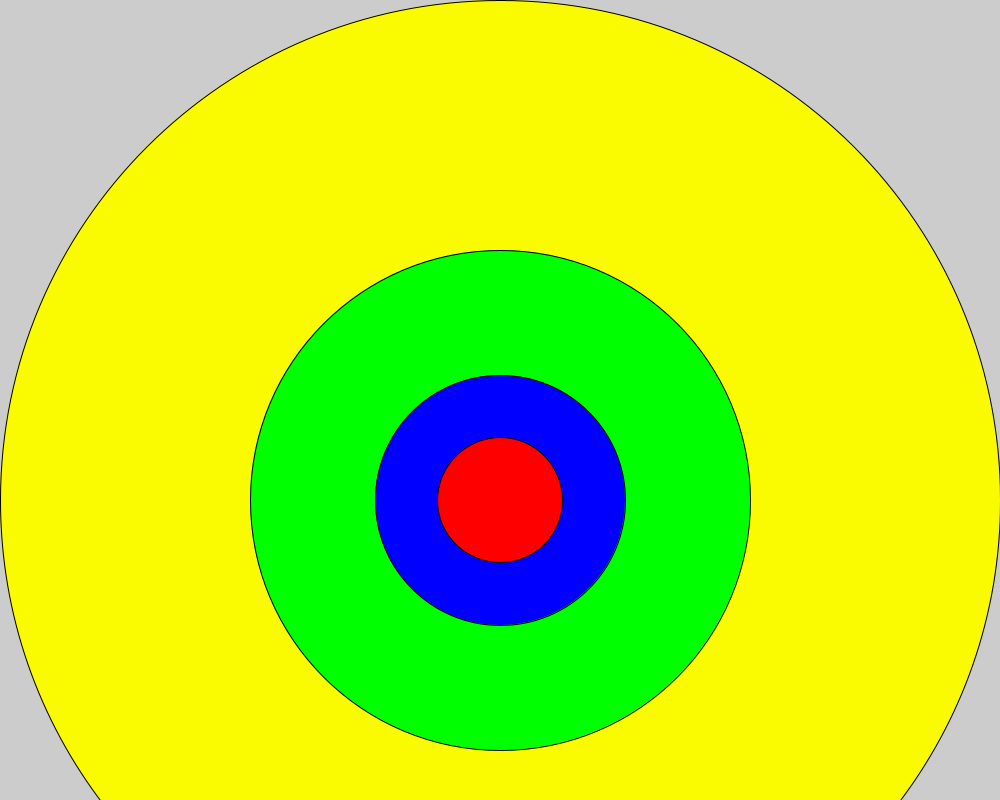
Frame 1 (no input)
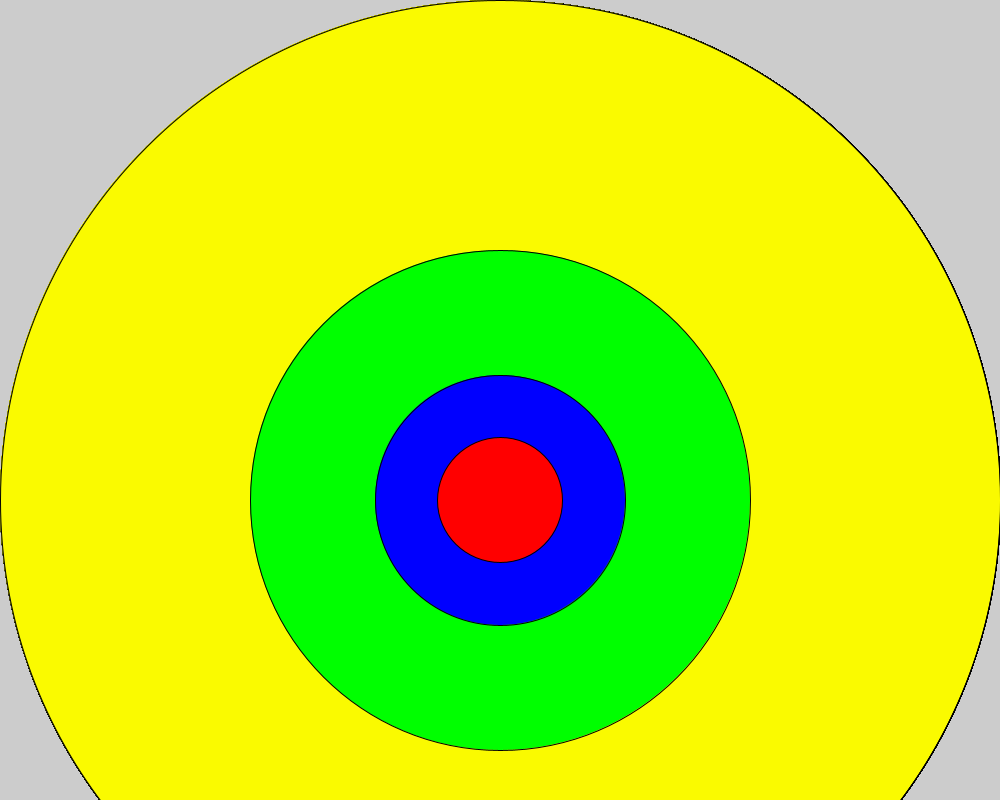
Frame 60 (the mouse pressed at the canvas centre just before this capture)
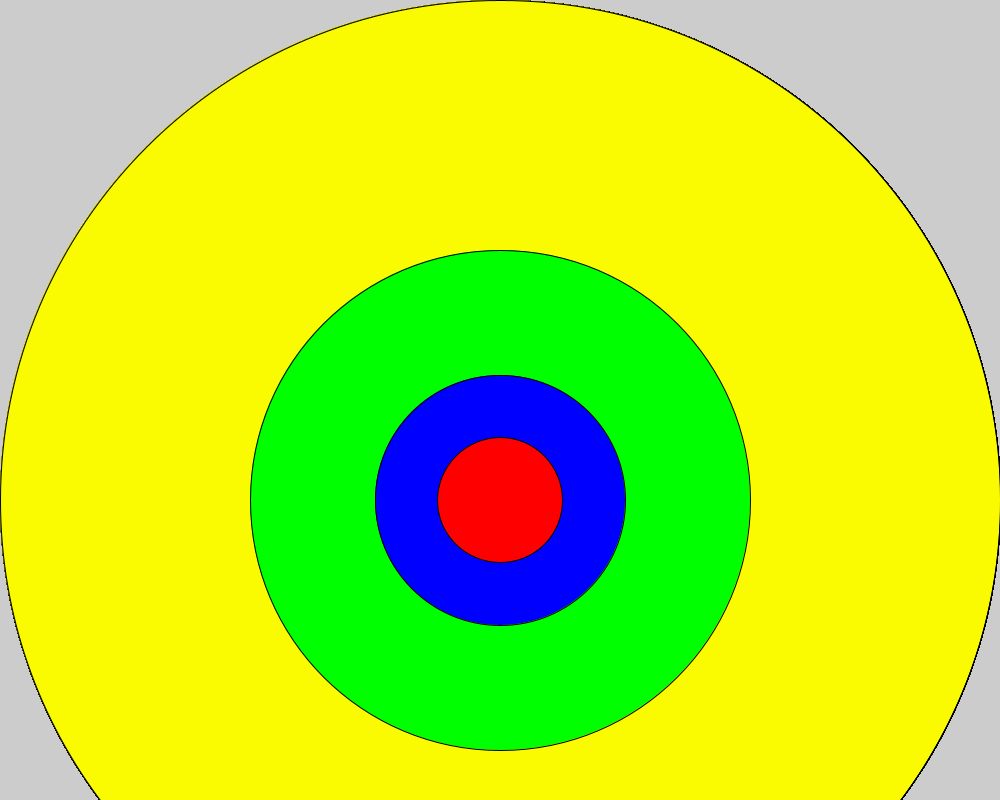
Frame 120 (the mouse held since frame 60 and released just before this capture)

The Processing sketch that drew these frames (run headless with seeded random() and noise(); from frame 60 on, the mouse is pressed at the canvas centre):

// Processing sketch: sketch_170821a
// ── sketch_170821a.pde
void setup(){
  size(1000,800);
}
void draw(){
  fill(250,250,0);
  ellipse(500,500,1000,1000);
  fill (0,255,0);
  ellipse(500,500,500,500);
  fill (0,0,255);
  ellipse(500,500,250,250);
  fill (255,0,0);
  ellipse(500,500,125,125);
}
